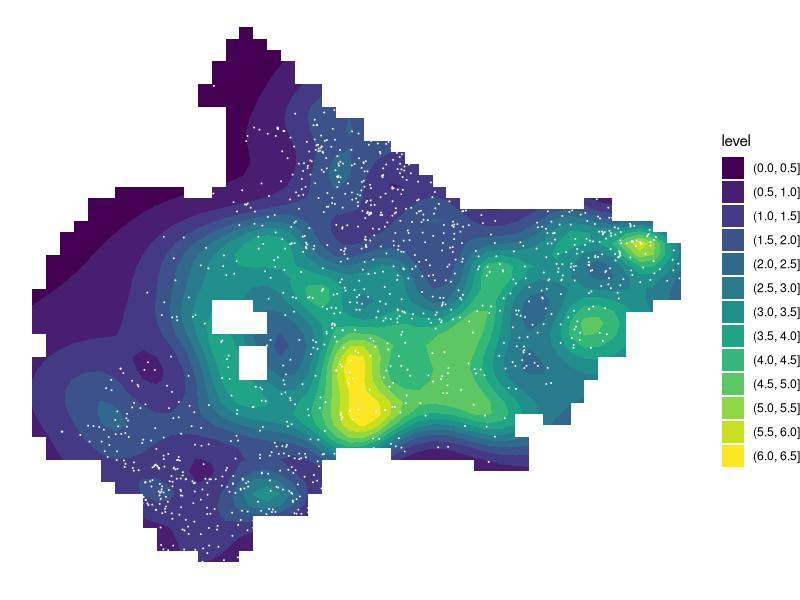
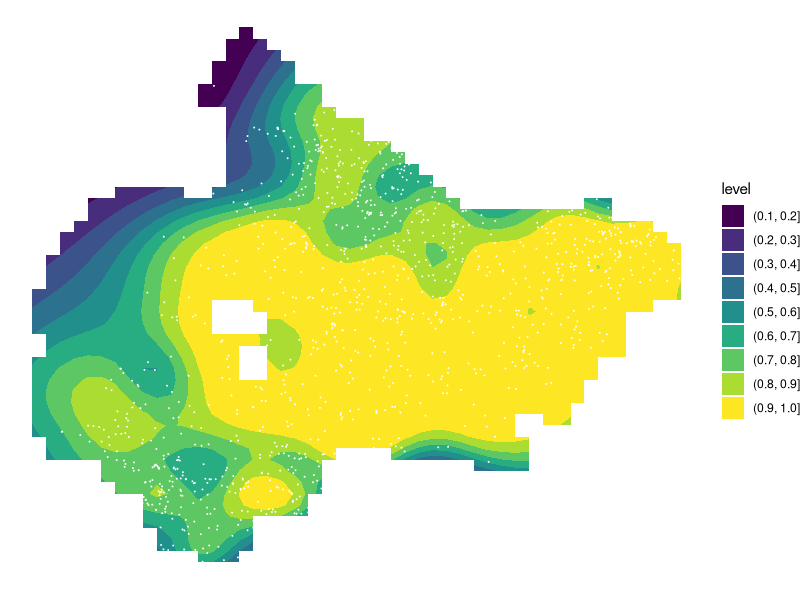
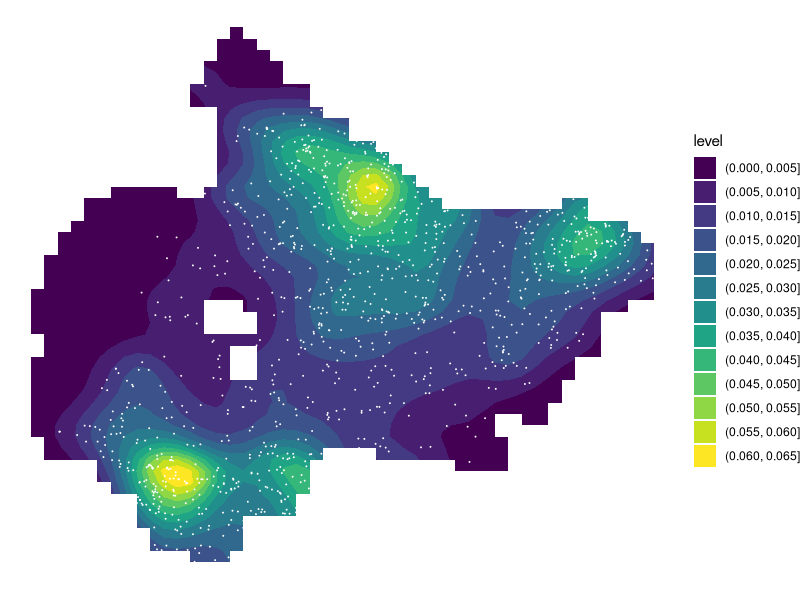

R code for these plots, in order:
## ---- chunk 1
knitr::opts_chunk$set(echo = TRUE, warning = FALSE, message = FALSE)
## ---- chunk 2
library(tidyverse)
data <- read_csv("bear_captures.csv") %>% 
  filter(year == 2020)
data
predict_grid <- read_csv("grid_ZY.csv") # Just a spatial grid for visualisations
## ---- chunk 3
initial_fit <- mgcv::gam((n - 1) ~ s(lon, lat, k = 100), 
                         family = "poisson", 
                         data = data)
mu_tilde <- predict(initial_fit, 
                    newdata = predict_grid,
                    type = "response") + 1
fit_mu <- Vectorize(function(xbar){
  # Fits a zero-truncated Poisson based on observed mean
  uniroot(f = function(mu) mu / (1 - exp(-mu)) - max(xbar, 1.05), 
          interval = c(0.01, 100))[["root"]]
})
mu <- fit_mu(mu_tilde) # Mean number of captures
q <- 1 - exp(-mu) # Probability of capture
## ---- chunk 4
H <- ks::Hpi.diag(cbind(data$lon, data$lat))
lambda_q <- ks::kde(cbind(data$lon, data$lat), H = H, 
                    eval.points = predict_grid)[["estimate"]] * nrow(data)
lambda <- lambda_q / q # Animal density
## ---- chunk 5
predict_grid %>% 
  ggplot(aes(x = lon, y = lat)) + 
  geom_contour_filled(aes(z = mu)) + 
  geom_point(data = data, color = "white", size = .01) +
  theme_void()
## ---- chunk 6
predict_grid %>% 
  ggplot(aes(x = lon, y = lat)) + 
  geom_contour_filled(aes(z = q)) +
  geom_point(data = data, color = "white", size = .01) + 
  theme_void()
## ---- chunk 7
predict_grid %>% 
  ggplot(aes(x = lon, y = lat)) + 
  geom_contour_filled(aes(z = lambda * 10^6)) + theme_void() +
  geom_point(data = data, color = "white", size = .01) +
  theme_void()
## ---- chunk 8
mu_tilde_obs <- predict(initial_fit, type = "response") + 1
mu_obs <- fit_mu(mu_tilde_obs)
q_obs <- 1 - exp(-mu_obs)
sum(1 / q_obs) %>% round()
